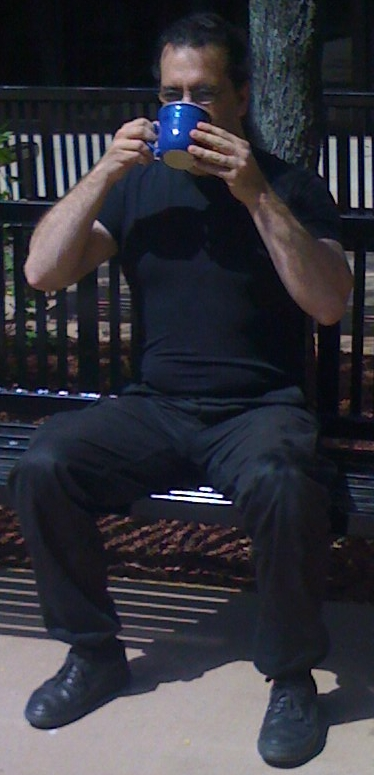
//> input picture opencv_extra/learning_opencv_v2/adrian.jpg, 374 x 775 px
$ ./ch5_ex5_4 15 1 1 71 15 adrian.jpg   (built with g++ and OpenCV 4)
//> lines starting //> are read from the running program, lines starting //| are printed output that depends on the picture; after the words box and inside, x2 and y2 are one past the last pixel; in counts of white or black regions, pixels touching at a corner belong together
//      ./adaptThresh 15 1 1 71 15 adrian.jpg
// Example 5-4. Threshold versus adaptive threshold
// Compare thresholding with adaptive thresholding
// CALL:
// ./adaptThreshold Threshold 1binary 1adaptivemean \
//                    blocksize offset filename
/* *************** License:**************************
   Oct. 3, 2008
   Right to use this code in any way you want without warrenty, support or any guarentee of it working.

   BOOK: It would be nice if you cited it:
   Learning OpenCV: Computer Vision with the OpenCV Library
     by Gary Bradski and Adrian Kaehler
     Published by O'Reilly Media, October 3, 2008

   AVAILABLE AT:
     http://www.amazon.com/Learning-OpenCV-Computer-Vision-Library/dp/0596516134
     Or: http://oreilly.com/catalog/9780596516130/
     ISBN-10: 0596516134 or: ISBN-13: 978-0596516130

   OTHER OPENCV SITES:
   * The source code is on sourceforge at:
     http://sourceforge.net/projects/opencvlibrary/
   * The OpenCV wiki page (As of Oct 1, 2008 this is down for changing over servers, but should come back):
     http://opencvlibrary.sourceforge.net/
   * An active user group is at:
     http://tech.groups.yahoo.com/group/OpenCV/
   * The minutes of weekly OpenCV development meetings are at:
     http://pr.willowgarage.com/wiki/OpenCV
   ************************************************** */

#include <opencv2/opencv.hpp>
#include <iostream>

using namespace cv;
using namespace std;

int main( int argc, char** argv )
{
  if(argc != 7) { cout <<
   "Usage: ch5_ex5_4 fixed_threshold invert(0=off|1=on) adaptive_type(0=mean|1=gaussian) block_size offset image\n"
   "Example: ch5_ex5_4 100 1 0 15 10 lena.jpg\n"; return -1; }
  //Command line
  double fixed_threshold = (double)atof(argv[1]);
  int threshold_type = atoi(argv[2]) ?
          CV_THRESH_BINARY : CV_THRESH_BINARY_INV;
  int adaptive_method = atoi(argv[3]) ?
          CV_ADAPTIVE_THRESH_MEAN_C : CV_ADAPTIVE_THRESH_GAUSSIAN_C;
  int block_size = atoi(argv[4]);
  double offset = (double)atof(argv[5]);
  Mat Igray = imread(argv[6], CV_LOAD_IMAGE_GRAYSCALE);
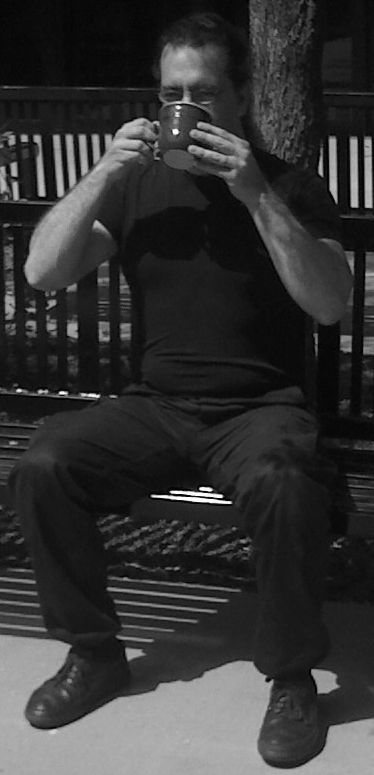
//> Igray: 775 rows x 374 cols, CV_8UC1; min 0, max 255, mean 51.9
  //Read in gray image
  if( Igray.empty() ){ cout << "Can not load " << argv[6] << endl; return -1; }
  // Declare the output images
  Mat It, Iat;
  //Threshold
  threshold(Igray,It,fixed_threshold,255,threshold_type);
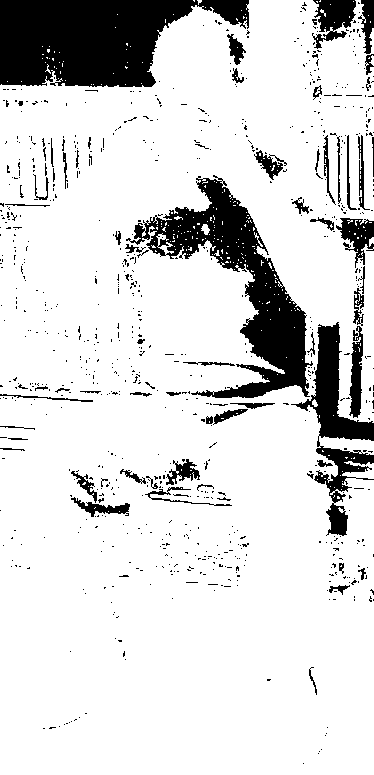
//> It: 775 rows x 374 cols, CV_8UC1; 85.1% white; 822 black regions (755 under 20 px), largest, box (x1, y1, x2, y2) and area: (0, 0, 249, 87) 14788, (126, 175, 313, 398) 11773, (291, 322, 374, 536) 5022
  adaptiveThreshold(Igray, Iat, 255, adaptive_method,
                    threshold_type, block_size, offset);
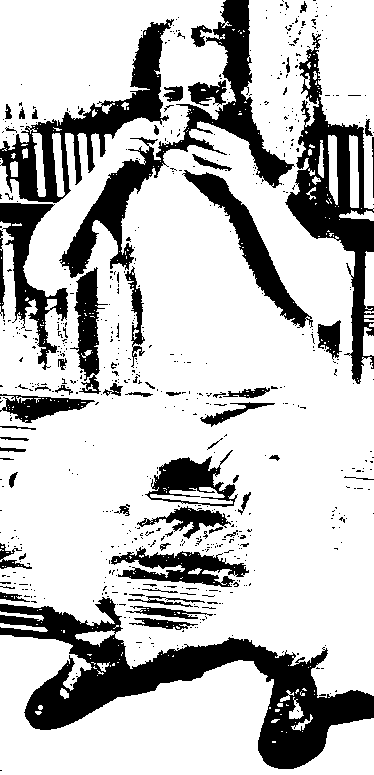
//> Iat: 775 rows x 374 cols, CV_8UC1; 75.8% white; 639 black regions (574 under 20 px), largest, box (x1, y1, x2, y2) and area: (0, 597, 374, 769) 18803, (59, 0, 295, 278) 9751, (285, 33, 374, 384) 9001
  //Show the results
  imshow("Raw",Igray);
  imshow("Threshold",It);
  imshow("Adaptive Threshold",Iat);
  waitKey(0);
  return 0;
}

$ run again, with opencv_extra/learning_opencv_v2/BlueCup.jpg copied over opencv_extra/learning_opencv_v2/adrian.jpg
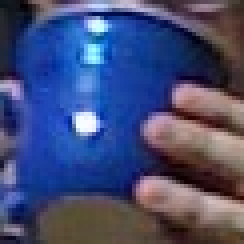
//> input picture opencv_extra/learning_opencv_v2/BlueCup.jpg, 61 x 61 px (shown 4 times larger)
//> `threshold(Igray,It,fixed_threshold,255,threshold_type);`:
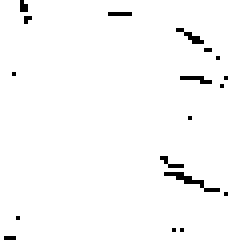
//> It: 61 rows x 61 cols, CV_8UC1 (shown 4 times larger); 98% white; black in thin lines or dots
//> `adaptiveThreshold(Igray, Iat, 255, adaptive_method, threshold_type, bl..`:
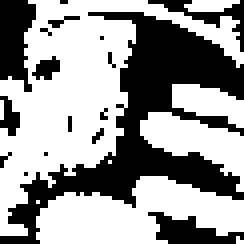
//> Iat: 61 rows x 61 cols, CV_8UC1 (shown 4 times larger); 60.3% white; 17 black regions (11 under 20 px), largest, box (x1, y1, x2, y2) and area: (0, 3, 61, 61) 1063, (0, 0, 9, 23) 147, (37, 53, 61, 61) 100, (37, 0, 61, 13) 72, (0, 24, 5, 34) 30, (8, 14, 15, 20) 26

$ run again, with opencv_extra/learning_opencv_v2/HandOutdoorColor.jpg copied over opencv_extra/learning_opencv_v2/adrian.jpg
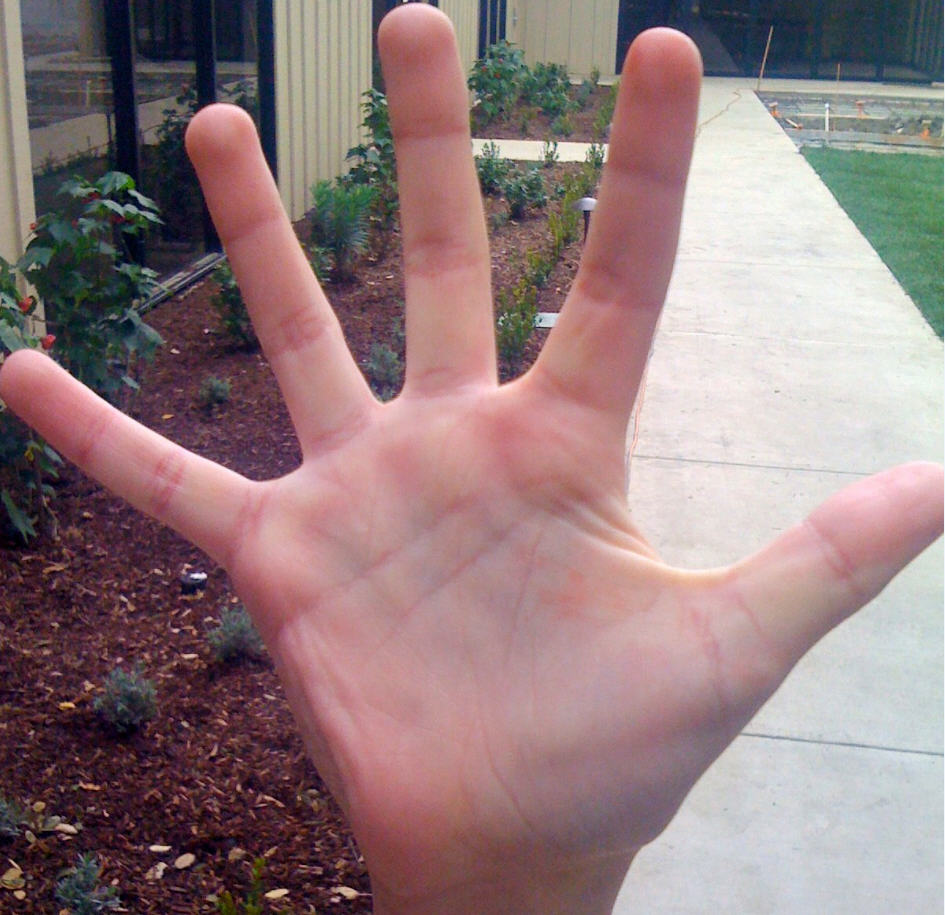
//> input picture opencv_extra/learning_opencv_v2/HandOutdoorColor.jpg, 945 x 915 px
//> `threshold(Igray,It,fixed_threshold,255,threshold_type);`:
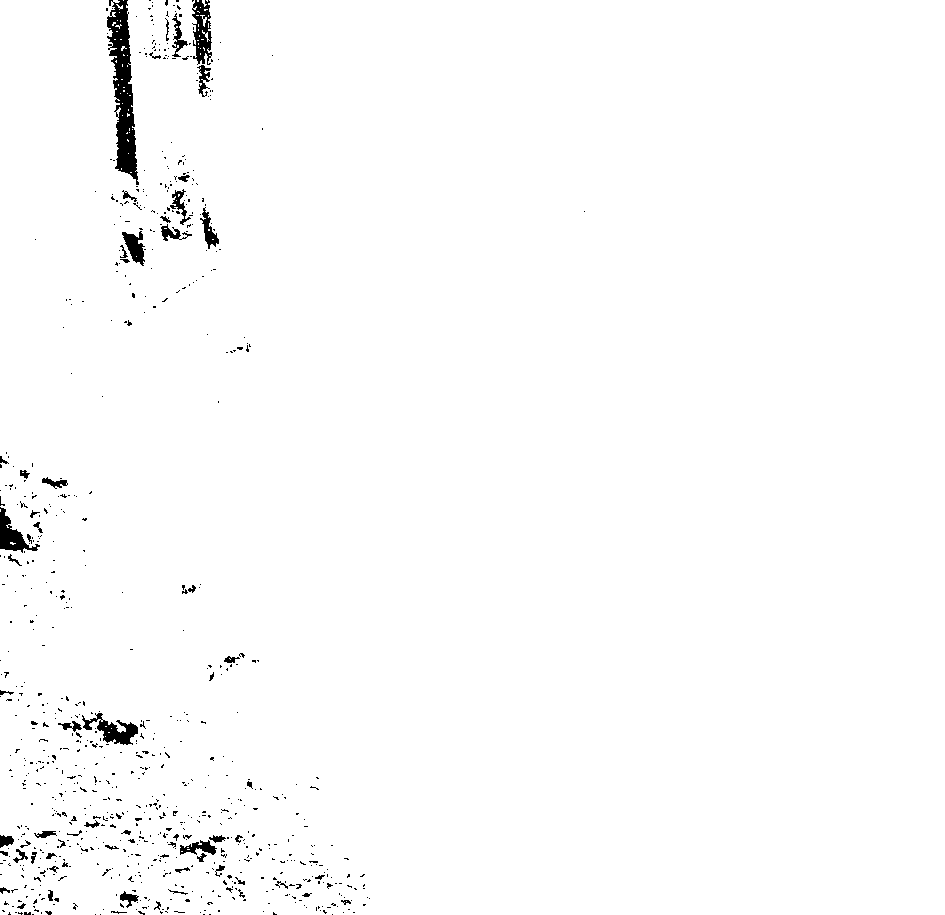
//> It: 915 rows x 945 cols, CV_8UC1; 98.6% white; 806 black regions (740 under 20 px), largest, box (x1, y1, x2, y2) and area: (107, 0, 139, 185) 2920, (192, 0, 212, 65) 803, (82, 713, 138, 745) 738
//> `adaptiveThreshold(Igray, Iat, 255, adaptive_method, threshold_type, bl..`:
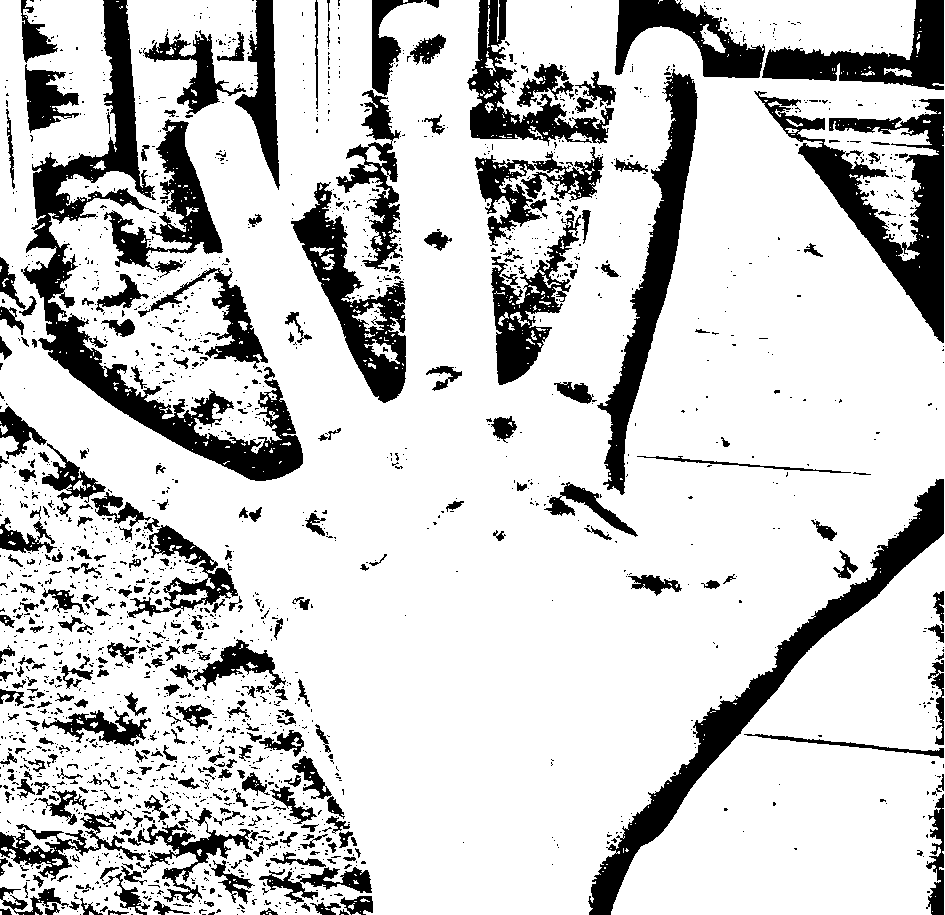
//> Iat: 915 rows x 945 cols, CV_8UC1; 80.1% white; 2020 black regions (1672 under 20 px), largest, box (x1, y1, x2, y2) and area: (21, 0, 303, 481) 20646, (588, 479, 944, 915) 13899, (754, 91, 944, 343) 12773
